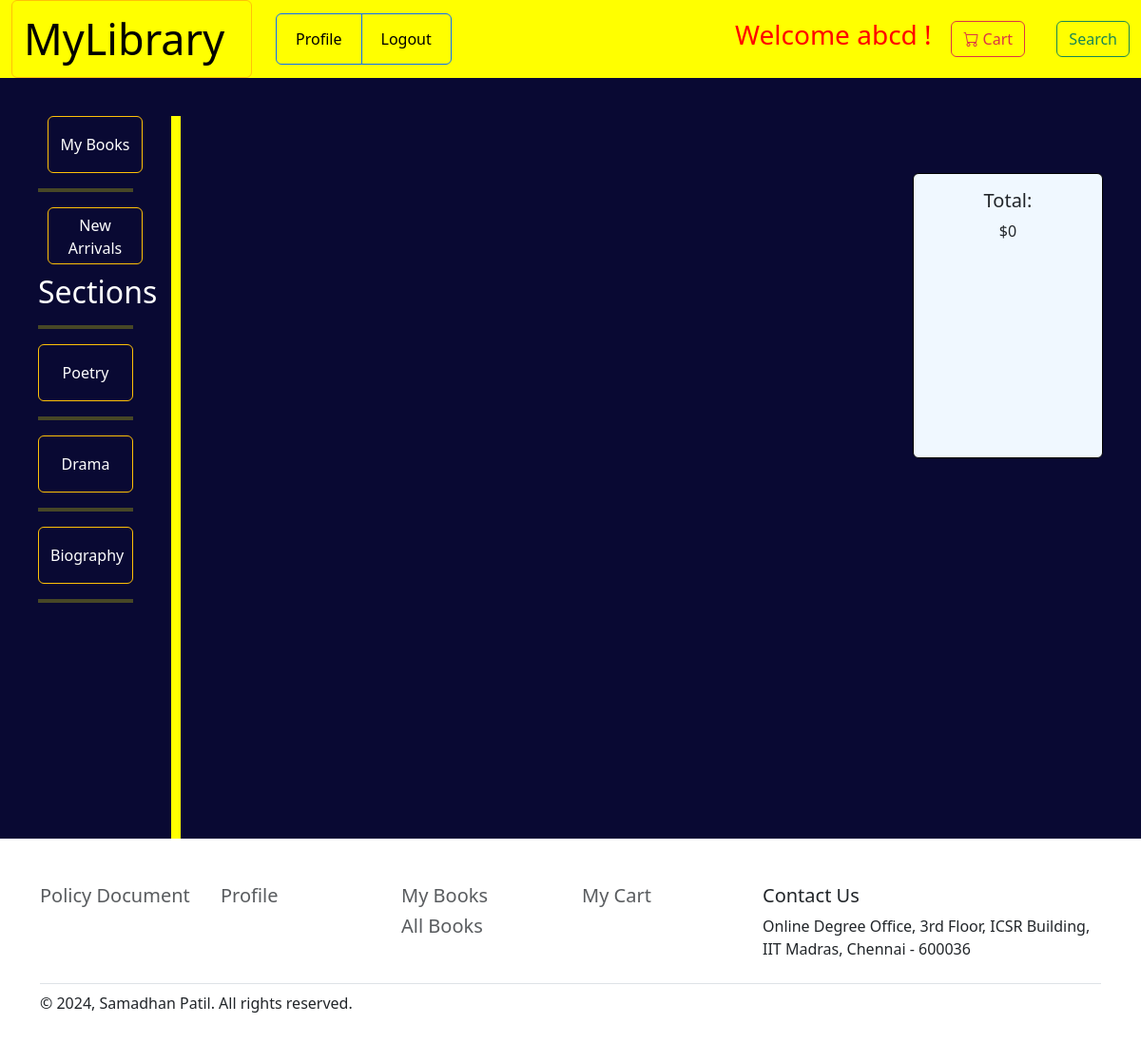
Screenshot of /cart (signed in) with the database file from the repository.
### application/model.py (models this page shows, shortened)
class User(db.Model,UserMixin):
    __tablename__=  "user"
    user_id = db.Column(db.Integer, primary_key = True, autoincrement = True)
    user_mail =  db.Column(db.String(30), nullable = False, unique = True)
    password = db.Column(db.String(80), nullable = False)
    user_name = db.Column(db.String())
    profile_img_path = db.Column(db.String(), default ="static\Images\dummy.jpg")
    role = db.Column(db.String(128), default='user', nullable=False)

class Section(db.Model):
    __tablename__=  "section"
    section_id = db.Column(db.Integer, primary_key=True)
    section_name = db.Column(db.String(150), nullable=False, unique = True)
    books = db.relationship('Book', backref = "belongsto", cascade = "all, delete" )
    orders = db.relationship('Cart', backref = "belongs", cascade = "all, delete" )

### application/controllers.py (the view)
@app.route("/cart")
@login_required
def cart():
    user_id = current_user.user_id
    cart_items = Cart.query.filter_by(user_id=user_id).all()
    allbook = Book.query.all()
    sections = Section.query.all()
    books = []
    final_total = 0
    for item in cart_items:
        if item.status == 0 or item.status == 2:
            book = Book.query.get(item.book_id)
            final_total += book.book_price
            books.append(book)
    return render_template('user/cart.html', cart = books, final_total = final_total, sections = sections)

### application/controllers.py (called while the page is built)
@login_manager.user_loader
def load_user(id):
    return User.query.get(id)

### templates/user/cart.html (shortened to what this page needs)
{% extends 'user/userbase.html' %}
{% block content %}
<div class="container" style="margin: 10px; padding-top: 0;">
  </div>
  <div class="col-lg-2" style="margin-top: 100px; margin-right: 40px;">
    <div class="card text-center" style="width: 100%; border: 1px solid black; background-color:aliceblue; height: 300px;">
      <div class="card-body">
          <h5 class="card-title">Total:</h5>
          <p class="card-text">${{final_total|round(2)}}</p>
      </div>
  </div>
  </div>
{% endblock %}

### templates/user/userbase.html (shortened to what this page needs)
<!DOCTYPE html>
<html>
<head>
    <link rel="stylesheet" href="https://cdnjs.cloudflare.com/ajax/libs/font-awesome/4.7.0/css/font-awesome.min.css">
    <link rel="stylesheet" href="https://cdn.jsdelivr.net/npm/bootstrap-icons@1.5.0/font/bootstrap-icons.css" />
    <link href="https://cdn.jsdelivr.net/npm/bootstrap@5.3.0-alpha1/dist/css/bootstrap.min.css" rel="stylesheet"
>
</head>
<body>
    <nav class="navbar navbar-expand-lg bg-body-tertiary" style="margin: 0;padding: 0;">
        <div class="container-fluid">
        <button type="button" class="btn btn-outline-warning"><a class="navbar-brand" style="font-size: 45px;text-align: center;" href="/">MyLibrary</a></button>
          <div class="collapse navbar-collapse" id="navbarSupportedContent">
            <ul class="navbar-nav me-auto mb-2 mb-lg-0">
              {% if current_user.is_authenticated %}
              <div class="btn-group" role="group" aria-label="Basic outlined example">
                <button type="button" class="btn btn-outline-primary"><a class="nav-link active" aria-current="page" href="/profile">Profile</a></button>
                <button type="button" class="btn btn-outline-primary"><a class="nav-link active" aria-current="page" href="/logout">Logout</a></button>
              </div>
              {% endif %}
            </ul>
            <h3><div style="color: red;">Welcome {{current_user.user_name}} !</div></h3>
            <div class="btn-group" role="group" aria-label="Basic outlined example">
                <button type="button" class="btn btn-outline-danger"><a class="nav-link active" aria-current="page" href="{{url_for("cart")}}">
                    <i class="bi bi-cart"></i>&nbsp;Cart</a></button>
            </div>
              <a href='/search'> <button class="btn btn-outline-success" type="submit">Search</button></a>
          </div>
        </div>
      </nav>
      <div style="margin: 0;padding: 0; ">
      <section class="d-flex justify-content align-items-top h-80 min-vh-100" style="background-color: rgb(9, 9, 51);">
        <div class="col-lg-1" style=" margin: 40px;" >
          <button type="button" class="btn btn-outline-warning" style="height: 60px; width: 100px;margin-left: 10px; "><a href='/userbook' style="text-decoration: none; color: white;">My Books</a></button>
          <hr style="border: 2px solid yellow;">
          <button type="button" class="btn btn-outline-warning" style="height: 60px; width: 100px;margin-left: 10px; "><a href='/new_arrivals' style="text-decoration: none; color: white;">New Arrivals</a></button>
          <h2 class="card-title" style="color: white; text-align: center; padding-top: 10px;">Sections</h2>
          <hr style="border: 2px solid yellow;">
          <div style="color: white; text-align: center;">
          {% for section in sections %}
          <button type="button" class="btn btn-outline-warning" style="height: 60px; width: 100px;"><a style="text-decoration: none; color: white; " href={{ url_for('section_books', section_id = section.section_id)}}>{{section.section_name}} </a></button>
          <hr style="border: 2px solid yellow;">
          {% endfor %}
        </div>
        </div>
        <div class="col-lg-1" style=" margin-top: 40px; width: 20px;">
          <div class="vl"></div>
        </div>
        {% block content %}
        {% endblock %}
      </section>
     </div>
     <div class="container">
        <footer class="py-5">
          <div class="row">
            <div class="col-2">
              <h5><div class="nav-item mb-2"><a href="/policy" class="nav-link p-0 text-muted">Policy Document</a></div></h5>
            </div>
            <div class="col-2">
              <h5><div class="nav-item mb-2"><a href="/profile" class="nav-link p-0 text-muted">Profile</a></div></h5>
            </div>
            <div class="col-2">
              <h5><div class="nav-item mb-2"><a href="/userbook" class="nav-link p-0 text-muted">My Books</a></div></h5>
              <h5><div class="nav-item mb-2"><a href="/" class="nav-link p-0 text-muted">All Books</a></div></h5>
            </div>
            <div class="col-2">
              <h5><div class="nav-item mb-2"><a href="/cart" class="nav-link p-0 text-muted">My Cart</a></div></h5>
            </div>
            <div class="col-4 ">
                <h5>Contact Us</h5>
                <p>Online Degree Office, 3rd Floor, ICSR Building, IIT Madras, Chennai - 600036</p>
            </div>
          </div>
          <div class="d-flex justify-content-between py-2 my-2 border-top">
            <p>© 2024, Samadhan Patil. All rights reserved.</p>
          </div>
        </footer>
      </div>
</body>
</html>

### templates/user/userbase.html (style rules this page uses)
.container-fluid { background-color:yellow; }
.card { width: 12rem; height: 20rem; float: left; display: inline-flexbox; margin-inline-end: 20px; }
.vl { border-left: 10px solid yellow; height: 100%; position: relative; }

### rows the page displays
User: user_name "abcd"
Section: section_name "Poetry"
Section: section_name "Drama"
Section: section_name "Biography"

### other values shown
{{ final_total|round(2) }} "0"
